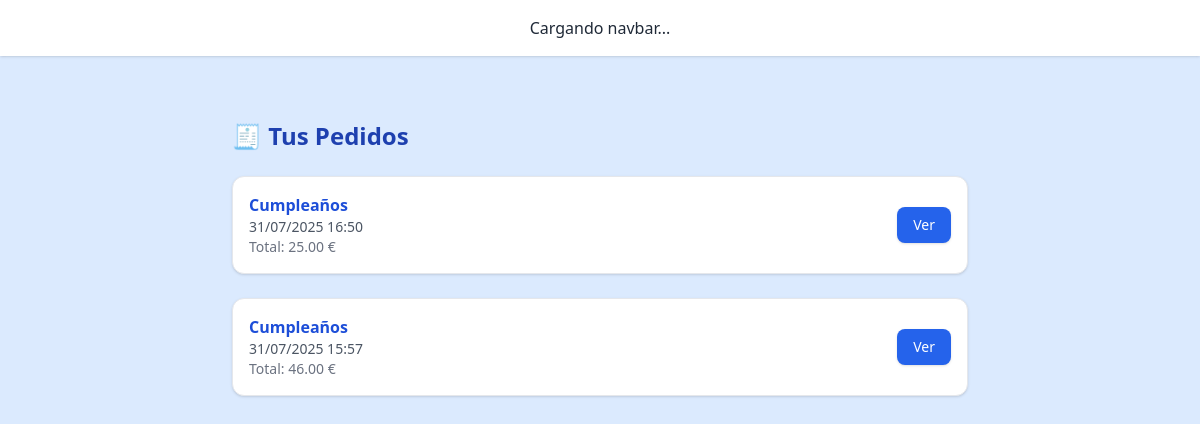
Before: /orders/ (signed in) with the older database file.
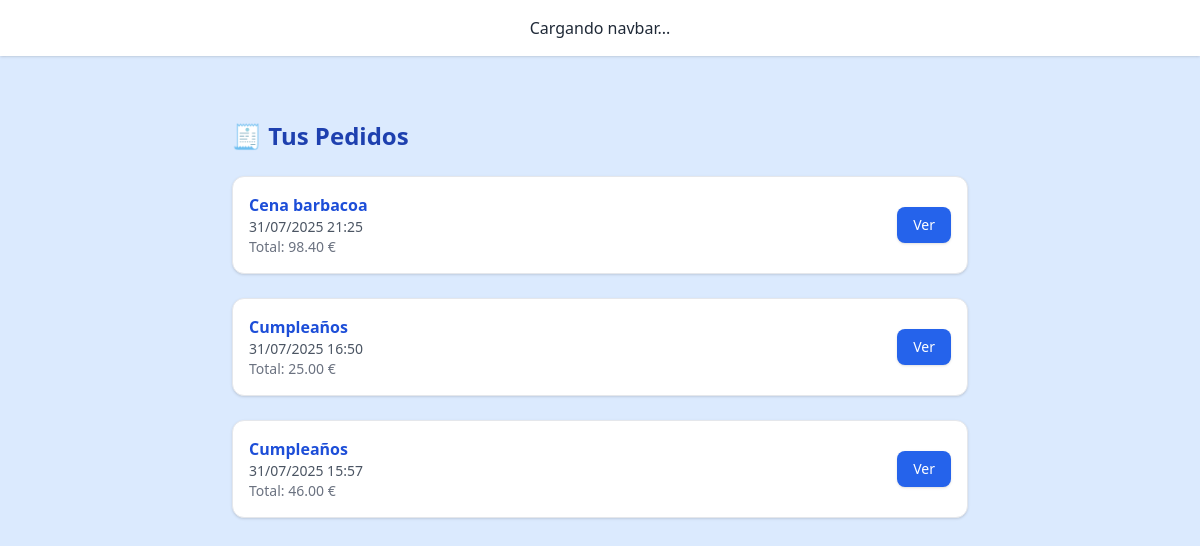
After: the same page with the newer database file.
### core/models/order.py (models this page shows, shortened)
class Order(models.Model):
    group = models.ForeignKey(Group, on_delete=models.CASCADE, related_name='orders')
    created_by = models.ForeignKey(UserAccount, on_delete=models.SET_NULL, null=True, blank=True)
    created_at = models.DateTimeField(auto_now_add=True)
    total_price = models.DecimalField(max_digits=10, decimal_places=2)
    direccion = models.CharField(max_length=255)
    notes = models.TextField(blank=True)
    confirmed = models.BooleanField(default=False)

### core/models/group.py (models this page shows, shortened)
class Group(models.Model):
    name = models.CharField(max_length=100)
    creator = models.ForeignKey(UserAccount, on_delete=models.CASCADE, related_name='owned_groups')
    members = models.ManyToManyField(UserAccount, related_name='groups_in')
    people_count = models.IntegerField()
    duration_days = models.IntegerField()
    preferences = models.TextField(blank=True)
    restrictions = models.TextField(blank=True)
    created_at = models.DateTimeField(auto_now_add=True)
    high_consume = models.BooleanField(default=False)
    invite_code = models.CharField(max_length=10, unique=True, blank=True)
    description = models.TextField( blank=True,
        help_text="Descripción libre del plan del grupo. Por ejemplo: lo que quieren comer cada día o el tipo de evento"
    )

### core/views.py (the view)
# urls.py: path('orders/', order_list_view, name='order_list'),
def order_list_view(request):
    orders = Order.objects.filter(created_by=request.user).order_by('-created_at')
    return render(request, "core/order_list.html", {"orders": orders})

### core/templates/core/order_list.html
{% extends "base.html" %}
{% block content %}
<div class="max-w-3xl mx-auto px-4 py-10 space-y-6">
  <h2 class="text-2xl font-bold text-blue-800">🧾 Tus Pedidos</h2>
  {% if orders %}
    {% for order in orders %}
      <div class="bg-white hover:bg-blue-50 border border-gray-200 rounded-xl shadow p-4 flex justify-between items-center transition">
        <div>
          <h3 class="font-semibold text-blue-700">{{ order.group.name }}</h3>
          <p class="text-sm text-gray-600">{{ order.created_at|date:"d/m/Y H:i" }}</p>
          <p class="text-sm text-gray-500">Total: {{ order.total_price|floatformat:2 }} €</p>
        </div>
        <a href="{% url 'order_detail' order.pk %}" class="bg-blue-600 hover:bg-blue-700 text-white text-sm font-medium px-4 py-2 rounded-lg shadow">Ver</a>
      </div>
    {% endfor %}
  {% else %}
    <p class="text-gray-500 text-center">Aún no has realizado ningún pedido.</p>
  {% endif %}
</div>
{% endblock %}

Changed rows visible on the page:
added Order: group.name "Cena barbacoa", created_at "31/07/2025 21:25", total_price "98.40"
